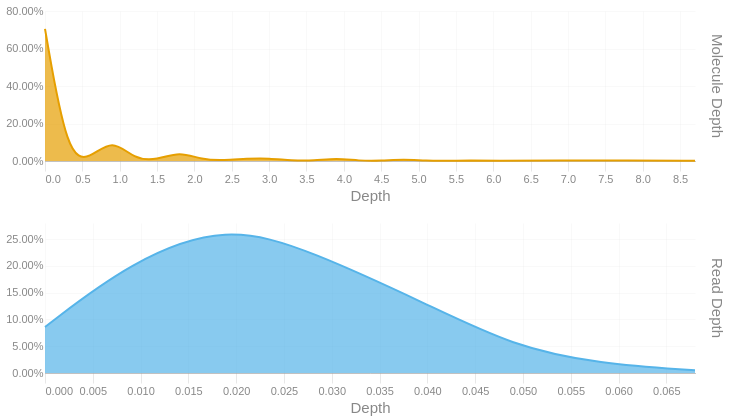

The notebook cell this image was saved under:
### Code cell
readdep = depth_hist(tb['Read Depth'], q99, 3)
readdep = readdep.with_columns(pl.lit('Read Depth').alias('Metric'))
if not SKIPLR:
    moldep = depth_hist(tb['Molecule Depth'], mol_q99, 1)
    moldep = moldep.with_columns(pl.lit('Molecule Depth').alias('Metric'))
    _hist = pl.concat([readdep, moldep])
    _hist = _hist.filter(pl.col('Proportion') != 0)
    with SafeRender(_hist):
        (
            alt.Chart(_hist)        
            .mark_area(interpolate = "basis")
            .encode(
                x=alt.X('Bin:Q').scale(domainMin=0).axis(alt.Axis(title='Depth')),
                y = alt.Y('Proportion:Q', title = None).axis(format = '.2%'),
                color = alt.Color('Metric:N').legend(None),
                row = alt.Row("Metric:N").header(title = None, labelOrient = 'right'),
                tooltip = [
                    alt.Tooltip("Metric:N", title = "Metric"),
                    alt.Tooltip('Interval:N', title = "Depth Interval"),
                    alt.Tooltip('Proportion:Q', title = "% Alignments").format('.2%')
                ]
            )
            .resolve_scale(x='independent', y='independent')
            .properties(
                height = 150, width = 650,
                usermeta={'embedOptions': {'downloadFileName': f'{samplename}.depth.hist'}}
            )
        ).display()
else:
    readdep = readdep.filter(pl.col('Proportion') != 0)
    with SafeRender(readdep):
        (
            alt.Chart(readdep)        
            .mark_area(interpolate = "basis")
            .encode(
                x=alt.X('Bin:Q').scale(domainMin=0).axis(alt.Axis(title='Depth')),
                y = alt.Y('Proportion:Q', title = None).axis(format = '.2%'),
                tooltip = [
                    alt.Tooltip('Interval:N', title = "Depth Interval"),
                    alt.Tooltip('Proportion:Q', title = "% Alignments").format('.2%')
                ]
            )
            .properties(
                usermeta={'embedOptions': {'downloadFileName': f'{samplename}.depth.hist'}}
            )
        ).display()

### Figure 1 — Vega-Lite specification as saved in the notebook (floating-point values rounded to 4 significant figures)
{"width": 650, "height": 150, "config": {"title": {"anchor": "start", "dy": -15, "fontSize": 18, "color": "#888888", "subtitleColor": "#888888", "subtitleFontSize": 14}, "arc": {"fill": "#0072B2"}, "axis": {"domainColor": "#888888", "domainWidth": 0.5, "gridWidth": 0.2, "grid": false, "titleFontWeight": 400, "titleFontSize": 15, "labelFontSize": 11, "labelColor": "#888888", "tickColor": "#888888", "tickWidth": 0.2, "titleColor": "#888888"}, "axisBand": {"grid": false}, "axisX": {"grid": true, "tickSize": 10, "domainCap": "round"}, "axisY": {"domain": false, "grid": true, "tickSize": 0, "domainCap": "round"}, "background": "transparent", "header": {"labelFontSize": 15, "labelColor": "#888888", "titleFontSize": 15, "titleFontWeight": 600, "titleColor": "#888888"}, "legend": {"labelFont": "sans-serif", "labelFontSize": 12, "labelColor": "#888888", "symbolSize": 100, "symbolType": "circle", "titleFontSize": 12, "titlePadding": 10, "titleColor": "#888888", "title": null}, "range": {"category": ["#E69F00", "#56B4E9", "#009E73", "#F0E442", "#0072B2", "#D55E00", "#CC79A7", "#000000"], "diverging": ["#cfe8f3", "#a2d4ec", "#73bfe2", "#46abdb", "#1696d2", "#12719e"]}, "area": {"fill": "#0072B2", "fillOpacity": 0.7, "line": true, "strokeOpacity": 0.7}, "line": {"color": "#0072B2", "stroke": "#0072B2", "strokeWidth": 2}, "trail": {"color": "#0072B2", "stroke": "#0072B2", "strokeWidth": 0, "size": 1}, "point": {"filled": true, "fillOpacity": 1.0, "size": 95}, "text": {"color": "#888888", "fontSize": 11, "align": "right", "fontWeight": 400, "size": 11}, "bar": {"fill": "#0072B2", "stroke": null}, "view": {"stroke": null, "continuousWidth": 660, "continuousHeight": 400}}, "data": {"name": "data-7a7d3c5825152ae3c7a6d9dd8731c34c"}, "mark": {"type": "area", "interpolate": "basis"}, "encoding": {"color": {"field": "Metric", "legend": null, "type": "nominal"}, "row": {"field": "Metric", "header": {"title": null, "labelOrient": "right"}, "type": "nominal"}, "tooltip": [{"field": "Metric", "title": "Metric", "type": "nominal"}, {"field": "Interval", "title": "Depth Interval", "type": "nominal"}, {"field": "Proportion", "format": ".2%", "title": "% Alignments", "type": "quantitative"}], "x": {"axis": {"title": "Depth"}, "field": "Bin", "scale": {"domainMin": 0}, "type": "quantitative"}, "y": {"axis": {"format": ".2%"}, "field": "Proportion", "title": null, "type": "quantitative"}}, "resolve": {"scale": {"x": "independent", "y": "independent"}}, "usermeta": {"embedOptions": {"downloadFileName": "S6_Annis_4798.depth.hist"}}, "$schema": "https://vega.github.io/schema/vega-lite/v6.1.0.json", "datasets": {"data-7a7d3c5825152ae3c7a6d9dd8731c34c": [{"Bin": 0.0, "Interval": "0.0-0.002", "Proportion": 0.086, "Metric": "Read Depth"}, {"Bin": 0.009, "Interval": "0.009-0.012", "Proportion": 0.209, "Metric": "Read Depth"}, {"Bin": 0.019, "Interval": "0.019-0.021", "Proportion": 0.278, "Metric": "Read Depth"}, {"Bin": 0.028, "Interval": "0.028-0.03", "Proportion": 0.227, "Metric": "Read Depth"}, {"Bin": 0.04, "Interval": "0.04-0.042", "Proportion": 0.128, "Metric": "Read Depth"}, {"Bin": 0.049, "Interval": "0.049-0.051", "Proportion": 0.05, "Metric": "Read Depth"}, {"Bin": 0.058, "Interval": "0.058-0.061", "Proportion": 0.017, "Metric": "Read Depth"}, {"Bin": 0.068, "Interval": "0.068-0.07", "Proportion": 0.005, "Metric": "Read Depth"}, {"Bin": 0.0, "Interval": "0.0-0.3", "Proportion": 0.705, "Metric": "Molecule Depth"}, {"Bin": 0.3, "Interval": "0.3-0.6", "Proportion": 0.016, "Metric": "Molecule Depth"}, {"Bin": 0.6, "Interval": "0.6-0.9", "Proportion": 0.01, "Metric": "Molecule Depth"}, {"Bin": 0.9, "Interval": "0.9-1.2", "Proportion": 0.122, "Metric": "Molecule Depth"}, {"Bin": 1.2, "Interval": "1.2-1.5", "Proportion": 0.007, "Metric": "Molecule Depth"}, {"Bin": 1.5, "Interval": "1.5-1.8", "Proportion": 0.005, "Metric": "Molecule Depth"}, {"Bin": 1.8, "Interval": "1.8-2.1", "Proportion": 0.051, "Metric": "Molecule Depth"}, {"Bin": 2.1, "Interval": "2.1-2.4", "Proportion": 0.006, "Metric": "Molecule Depth"}, {"Bin": 2.4, "Interval": "2.4-2.7", "Proportion": 0.003, "Metric": "Molecule Depth"}, {"Bin": 2.7, "Interval": "2.7-3.0", "Proportion": 0.013, "Metric": "Molecule Depth"}, {"Bin": 3.0, "Interval": "3.0-3.3", "Proportion": 0.015, "Metric": "Molecule Depth"}, {"Bin": 3.3, "Interval": "3.3-3.6", "Proportion": 0.002, "Metric": "Molecule Depth"}, {"Bin": 3.6, "Interval": "3.6-3.9", "Proportion": 0.001, "Metric": "Molecule Depth"}, {"Bin": 3.9, "Interval": "3.9-4.2", "Proportion": 0.015, "Metric": "Molecule Depth"}, {"Bin": 4.2, "Interval": "4.2-4.5", "Proportion": 0.001, "Metric": "Molecule Depth"}, {"Bin": 4.5, "Interval": "4.5-4.8", "Proportion": 0.001, "Metric": "Molecule Depth"}, {"Bin": 4.8, "Interval": "4.8-5.1", "Proportion": 0.009, "Metric": "Molecule Depth"}, {"Bin": 5.1, "Interval": "5.1-5.4", "Proportion": 0.001, "Metric": "Molecule Depth"}, {"Bin": 5.4, "Interval": "5.4-5.7", "Proportion": 0.001, "Metric": "Molecule Depth"}, {"Bin": 5.7, "Interval": "5.7-6.0", "Proportion": 0.003, "Metric": "Molecule Depth"}, {"Bin": 6.0, "Interval": "6.0-6.3", "Proportion": 0.001, "Metric": "Molecule Depth"}, {"Bin": 6.9, "Interval": "6.9-7.2", "Proportion": 0.004, "Metric": "Molecule Depth"}, {"Bin": 7.8, "Interval": "7.8-8.1", "Proportion": 0.002, "Metric": "Molecule Depth"}, {"Bin": 8.7, "Interval": "8.7-9.04", "Proportion": 0.002, "Metric": "Molecule Depth"}]}}
